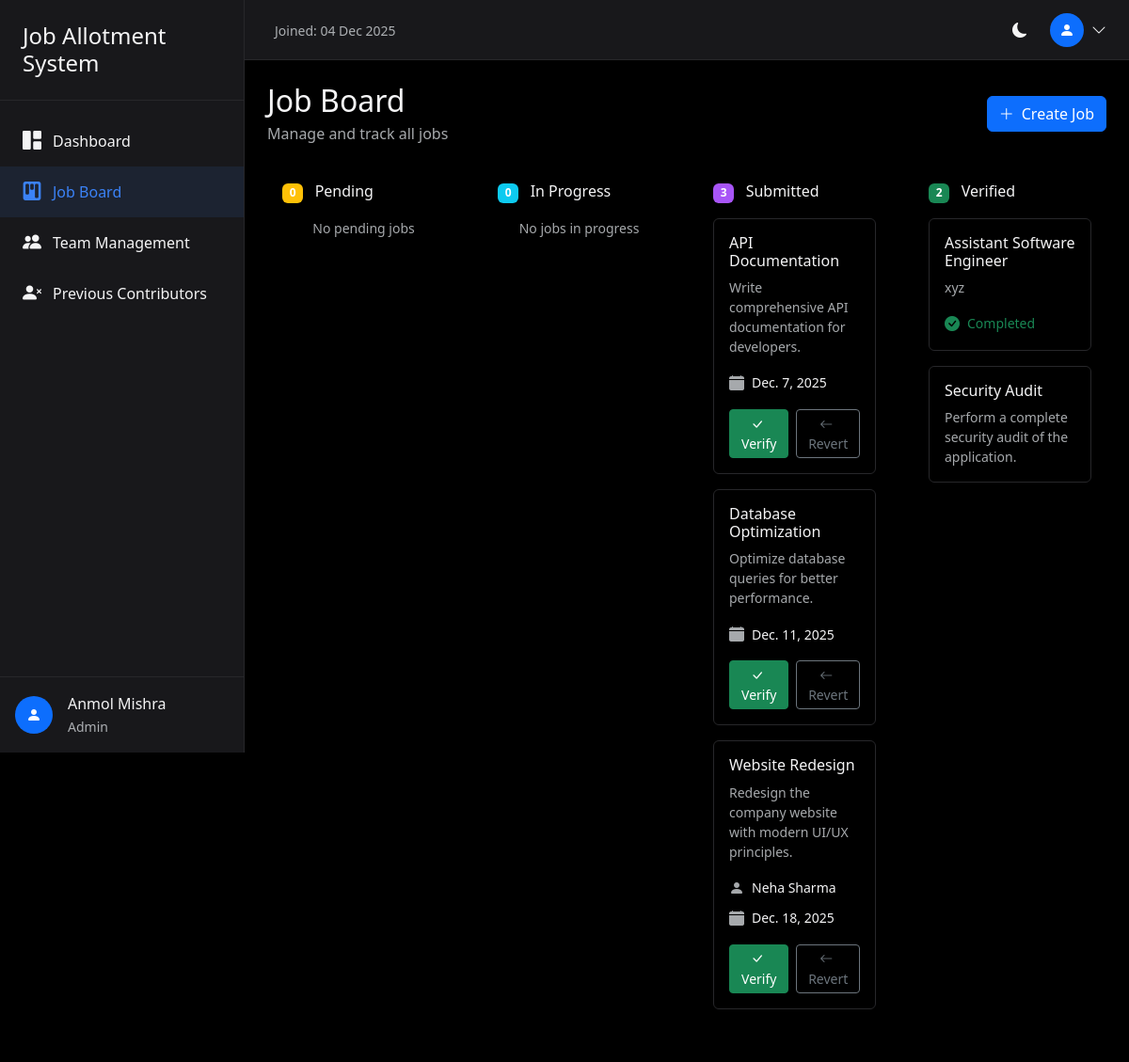
The app's page /jobs/ (signed in), older data.
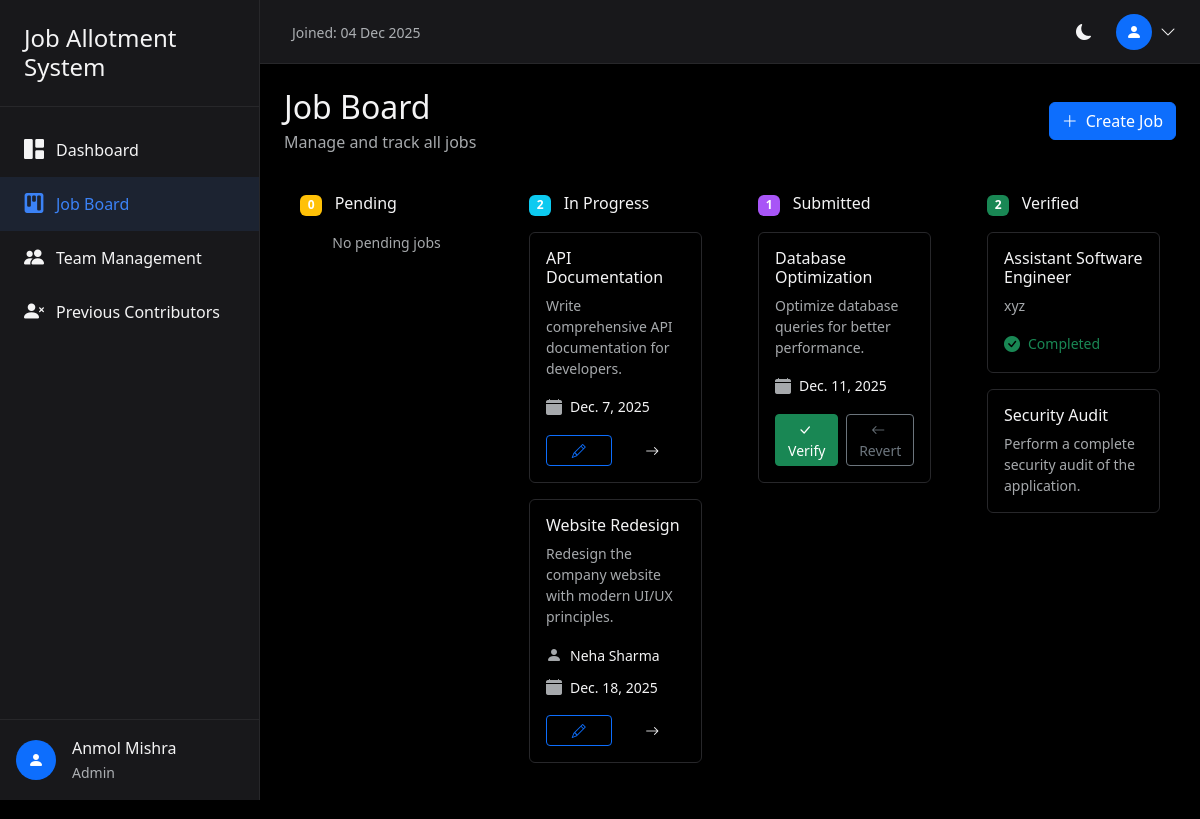
The same page, newer data.
### core/models.py (models this page shows, shortened)
class CustomUser(AbstractUser):
    role = models.CharField(
        max_length=20,
        choices=UserRole.choices,
        default=UserRole.EMPLOYEE
    )
    full_name = models.CharField(max_length=255, blank=True)
    phone = models.CharField(max_length=20, blank=True)
    salary = models.DecimalField(
        max_digits=10,
        decimal_places=2,
        default=45000.00
    )
    rating = models.IntegerField(
        default=5,
        validators=[MinValueValidator(1), MaxValueValidator(5)]
    )
    is_deleted = models.BooleanField(default=False)
    created_at = models.DateTimeField(auto_now_add=True)
    updated_at = models.DateTimeField(auto_now=True)
    class Meta:
        ordering = ['-created_at']

class Job(models.Model):
    title = models.CharField(max_length=255)
    description = models.TextField(blank=True)
    assigned_to = models.ForeignKey(
        CustomUser,
        on_delete=models.SET_NULL,
        null=True,
        blank=True,
        related_name='assigned_jobs'
    )
    created_by = models.ForeignKey(
        CustomUser,
        on_delete=models.SET_NULL,
        null=True,
        related_name='created_jobs'
    )
    status = models.CharField(
        max_length=20,
        choices=JobStatus.choices,
        default=JobStatus.PENDING
    )
    due_date = models.DateField(null=True, blank=True)
    created_at = models.DateTimeField(auto_now_add=True)
    updated_at = models.DateTimeField(auto_now=True)
    completed_at = models.DateTimeField(null=True, blank=True)
    class Meta:
        ordering = ['-created_at']

### core/views.py (the view)
# urls.py: path('jobs/', views.job_board, name='job_board'),
@login_required
def job_board(request):
    user = request.user
    if user.role == UserRole.EMPLOYEE:
        messages.error(request, 'Access denied.')
        return redirect('my_jobs')
    jobs = Job.objects.select_related('assigned_to', 'created_by').all()
    employees = CustomUser.objects.filter(role=UserRole.EMPLOYEE, is_deleted=False)
    pending_jobs = jobs.filter(status=JobStatus.PENDING)
    in_progress_jobs = jobs.filter(status=JobStatus.IN_PROGRESS)
    submitted_jobs = jobs.filter(status=JobStatus.SUBMITTED)
    verified_jobs = jobs.filter(status=JobStatus.VERIFIED)
    context = {
        'pending_jobs': pending_jobs,
        'in_progress_jobs': in_progress_jobs,
        'submitted_jobs': submitted_jobs,
        'verified_jobs': verified_jobs,
        'employees': employees,
    }
    return render(request, 'job_board.html', context)

### templates/job_board.html (shortened to what this page needs)
{% extends 'base.html' %}
{% block content %}
<div class="d-flex justify-content-between align-items-center mb-4">
    <div>
        <h2 class="mb-1">Job Board</h2>
        <p class="text-muted mb-0">Manage and track all jobs</p>
    </div>
    <a href="{% url 'job_create' %}" class="btn btn-primary">
        <i class="bi bi-plus-lg me-2"></i>Create Job
    </a>
</div>
<div class="row g-4">
    <div class="col-lg-3">
        <div class="kanban-column">
            <div class="d-flex align-items-center justify-content-between mb-3">
                <h6 class="mb-0">
                    <span class="badge bg-warning me-2">{{ pending_jobs.count }}</span>
                    Pending
                </h6>
            </div>
            {% for job in pending_jobs %}
            <div class="card job-card mb-3">
                <div class="card-body">
                    <h6 class="card-title">{{ job.title }}</h6>
                    <p class="card-text small text-muted">{{ job.description|truncatewords:15 }}</p>
                    {% if job.assigned_to %}
                    <div class="d-flex align-items-center mb-2">
                        <i class="bi bi-person-fill me-2 text-muted"></i>
                        <span class="small">{{ job.assigned_to.full_name|default:job.assigned_to.username }}</span>
                        {% if job.assigned_to.is_deleted %}
                        <span class="terminated-badge ms-2">Terminated</span>
                        {% endif %}
                    </div>
                    {% endif %}
                    {% if job.due_date %}
                    <div class="d-flex align-items-center mb-2">
                        <i class="bi bi-calendar-fill me-2 text-muted"></i>
                        <span class="small">{{ job.due_date }}</span>
                    </div>
                    {% endif %}
                    <div class="d-flex gap-2 mt-3">
                        <a href="{% url 'job_edit' job.id %}" class="btn btn-sm btn-outline-primary flex-grow-1">
                            <i class="bi bi-pencil"></i>
                        </a>
                        <form method="post" action="{% url 'job_update_status' job.id %}" class="flex-grow-1">
                            {% csrf_token %}
                            <input type="hidden" name="status" value="IN_PROGRESS">
                            <button type="submit" class="btn btn-sm btn-outline-info w-100">
                                <i class="bi bi-arrow-right"></i>
                            </button>
                        </form>
                        <a href="{% url 'job_delete' job.id %}" class="btn btn-sm btn-outline-danger" onclick="return confirm('Are you sure you want to delete this job?')">
                            <i class="bi bi-trash"></i>
                        </a>
                    </div>
                </div>
            </div>
            {% empty %}
            <p class="text-muted text-center small">No pending jobs</p>
            {% endfor %}
        </div>
    </div>
    <div class="col-lg-3">
        <div class="kanban-column">
            <div class="d-flex align-items-center justify-content-between mb-3">
                <h6 class="mb-0">
                    <span class="badge bg-info me-2">{{ in_progress_jobs.count }}</span>
                    In Progress
                </h6>
            </div>
            {% for job in in_progress_jobs %}
            <div class="card job-card mb-3">
                <div class="card-body">
                    <h6 class="card-title">{{ job.title }}</h6>
                    <p class="card-text small text-muted">{{ job.description|truncatewords:15 }}</p>
                    {% if job.assigned_to %}
                    <div class="d-flex align-items-center mb-2">
                        <i class="bi bi-person-fill me-2 text-muted"></i>
                        <span class="small">{{ job.assigned_to.full_name|default:job.assigned_to.username }}</span>
                    </div>
                    {% endif %}
                    {% if job.due_date %}
                    <div class="d-flex align-items-center mb-2">
                        <i class="bi bi-calendar-fill me-2 text-muted"></i>
                        <span class="small">{{ job.due_date }}</span>
                    </div>
                    {% endif %}
                    <div class="d-flex gap-2 mt-3">
                        <a href="{% url 'job_edit' job.id %}" class="btn btn-sm btn-outline-primary flex-grow-1">
                            <i class="bi bi-pencil"></i>
                        </a>
                        <form method="post" action="{% url 'job_update_status' job.id %}" class="flex-grow-1">
                            <button type="submit" class="btn btn-sm btn-outline-purple w-100">
                                <i class="bi bi-arrow-right"></i>
                            </button>
                        </form>
                    </div>
                </div>
            </div>
            {% empty %}
            <p class="text-muted text-center small">No jobs in progress</p>
            {% endfor %}
        </div>
    </div>
    <div class="col-lg-3">
        <div class="kanban-column">
            <div class="d-flex align-items-center justify-content-between mb-3">
                <h6 class="mb-0">
                    <span class="badge bg-purple me-2" style="background-color: #a855f7 !important;">{{ submitted_jobs.count }}</span>
                    Submitted
                </h6>
            </div>
            {% for job in submitted_jobs %}
            <div class="card job-card mb-3">
                <div class="card-body">
                    <h6 class="card-title">{{ job.title }}</h6>
                    <p class="card-text small text-muted">{{ job.description|truncatewords:15 }}</p>
                    {% if job.assigned_to %}
                    <div class="d-flex align-items-center mb-2">
                        <i class="bi bi-person-fill me-2 text-muted"></i>
                        <span class="small">{{ job.assigned_to.full_name|default:job.assigned_to.username }}</span>
                    </div>
                    {% endif %}
                    {% if job.due_date %}
                    <div class="d-flex align-items-center mb-2">
                        <i class="bi bi-calendar-fill me-2 text-muted"></i>
                        <span class="small">{{ job.due_date }}</span>
                    </div>
                    {% endif %}
                    <div class="d-flex gap-2 mt-3">
                        <form method="post" action="{% url 'job_update_status' job.id %}" class="flex-grow-1">
                            <button type="submit" class="btn btn-sm btn-success w-100">
                                <i class="bi bi-check-lg me-1"></i>Verify
                            </button>
                        </form>
                        <form method="post" action="{% url 'job_update_status' job.id %}" class="flex-grow-1">
                            <button type="submit" class="btn btn-sm btn-outline-secondary w-100">
                                <i class="bi bi-arrow-left me-1"></i>Revert
                            </button>
                        </form>
                    </div>
                </div>
            </div>
            {% empty %}
            <p class="text-muted text-center small">No submitted jobs</p>
            {% endfor %}
        </div>
    </div>
    <div class="col-lg-3">
        <div class="kanban-column">
            <div class="d-flex align-items-center justify-content-between mb-3">
                <h6 class="mb-0">
                    <span class="badge bg-success me-2">{{ verified_jobs.count }}</span>
                    Verified
                </h6>
            </div>
            {% for job in verified_jobs %}
            <div class="card job-card mb-3">
                <div class="card-body">
                    <h6 class="card-title">{{ job.title }}</h6>
                    <p class="card-text small text-muted">{{ job.description|truncatewords:15 }}</p>
                    {% if job.completed_at %}
                    <div class="d-flex align-items-center">
                        <i class="bi bi-check-circle-fill me-2 text-success"></i>
                        <span class="small text-success">Completed</span>
                    </div>
                    {% endif %}
                </div>
            </div>
            {% empty %}
            <p class="text-muted text-center small">No verified jobs</p>
            {% endfor %}
        </div>
    </div>
</div>
{% endblock %}

### templates/base.html (shortened to what this page needs)
<!DOCTYPE html>
<html lang="en" data-bs-theme="dark">
  <head>
    <link
      href="https://cdn.jsdelivr.net/npm/bootstrap@5.3.2/dist/css/bootstrap.min.css"
      rel="stylesheet"
    />
    <link
      href="https://cdn.jsdelivr.net/npm/bootstrap-icons@1.11.1/font/bootstrap-icons.css"
      rel="stylesheet"
    />
  </head>
  <body>
    {% if user.is_authenticated %}
    <aside class="sidebar" id="sidebar">
      <div class="sidebar-header">
        <h4 class="mb-0 d-flex align-items-center">Job Allotment System</h4>
      </div>
      <nav class="sidebar-nav">
        <a
          href="{% url 'dashboard' %}"
          class="nav-link {% if request.resolver_match.url_name == 'dashboard' %}active{% endif %}"
        >
          <i class="bi bi-grid-1x2-fill"></i>
          Dashboard
        </a>
        {% if user.role != 'EMPLOYEE' %}
        <a
          href="{% url 'job_board' %}"
          class="nav-link {% if request.resolver_match.url_name == 'job_board' %}active{% endif %}"
        >
          <i class="bi bi-kanban-fill"></i>
          Job Board
        </a>
        {% endif %}  {% if user.role != 'EMPLOYEE' %}
        <a
          href="{% url 'team_management' %}"
          class="nav-link {% if request.resolver_match.url_name == 'team_management' %}active{% endif %}"
        >
          <i class="bi bi-people-fill"></i>
          Team Management
        </a>
        {% endif %} {% if user.role == 'ADMIN' %}
        <a
          href="{% url 'previous_contributors' %}"
          class="nav-link {% if request.resolver_match.url_name == 'previous_contributors' %}active{% endif %}"
        >
          <i class="bi bi-person-x-fill"></i>
          Previous Contributors
        </a>
        {% endif %}
      </nav>
      <div
        class="position-absolute bottom-0 start-0 end-0 p-3 border-top"
        style="border-color: var(--bs-border-color) !important"
      >
        <div class="d-flex align-items-center">
          <div
            class="rounded-circle bg-primary d-flex align-items-center justify-content-center"
            style="width: 40px; height: 40px"
          >
            <i class="bi bi-person-fill text-white"></i>
          </div>
          <div class="ms-3">
            <div class="fw-medium">
              {{ user.full_name|default:user.username }}
            </div>
            <small class="text-muted">{{ user.get_role_display }}</small>
          </div>
        </div>
      </div>
    </aside>
    <div class="main-wrapper">
      <header class="top-header">
        <div class="ms-2">
          <span class="text-muted small"
            >Joined: {{ user.date_joined|date:"d M Y" }}</span
          >
        </div>
        <div class="d-flex align-items-center gap-3 ms-auto">
          <div class="theme-toggle" onclick="toggleTheme()">
            <i class="bi bi-moon-fill" id="theme-icon"></i>
          </div>
          <div class="dropdown">
            <div
              class="user-dropdown d-flex align-items-center"
              data-bs-toggle="dropdown"
            >
              <div
                class="rounded-circle bg-primary d-flex align-items-center justify-content-center"
                style="width: 36px; height: 36px"
              >
                <i class="bi bi-person-fill text-white"></i>
              </div>
              <i class="bi bi-chevron-down ms-2"></i>
            </div>
          </div>
        </div>
      </header>
      <main class="main-content">
         {% block content %}{% endblock %}
      </main>
    </div>
    {% else %}
    <main>{% block auth_content %}{% endblock %}</main>
    {% endif %}
  </body>
</html>

### templates/base.html (style rules this page uses)
:root { --sidebar-width: 260px; }
[data-bs-theme="dark"] { --bs-body-bg: #000; --bs-body-color: #f4f4f5; --bs-card-bg: #18181b; --bs-border-color: #27272a; }
body { min-height: 100vh; background-color: var(--bs-body-bg); }
.sidebar { width: var(--sidebar-width); position: fixed; top: 0; left: 0; height: 100vh; background-color: var(--bs-card-bg); border-right: 1px solid var(--bs-border-color); z-index: 10; transition: transform 0.3s ease; }
.sidebar-header { padding: 1.5rem; border-bottom: 1px solid var(--bs-border-color); }
.sidebar-nav { padding: 1rem 0; }
.nav-link { display: flex; align-items: center; padding: 0.75rem 1.5rem; color: var(--bs-body-color); text-decoration: none; transition: all 0.2s; }
.nav-link:hover, .nav-link.active { background-color: rgba(59, 130, 246, 0.1); color: #3b82f6; }
.nav-link i { margin-right: 0.75rem; font-size: 1.25rem; }
.main-wrapper { margin-left: var(--sidebar-width); min-height: 100vh; }
.top-header { height: 64px; background-color: var(--bs-card-bg); border-bottom: 1px solid var(--bs-border-color); display: flex; align-items: center; justify-content: space-between; padding: 0 1.5rem; position: sticky; top: 0; z-index: 999; }
.main-content { padding: 1.5rem; }
.card { background-color: var(--bs-card-bg); border: 1px solid var(--bs-border-color); }
.theme-toggle { cursor: pointer; padding: 0.5rem; border-radius: 0.375rem; transition: background-color 0.2s; }
.kanban-column { min-height: 400px; background-color: rgba(0, 0, 0, 0.2); border-radius: 0.5rem; padding: 1rem; }
.job-card { cursor: pointer; transition: transform 0.2s, box-shadow 0.2s; }
.user-dropdown { cursor: pointer; }

Row changes from the older to the newer data that the page shows:
changed Job "API Documentation": moves from the list under "3Submitted" to the list under "2In Progress"
changed Job "Website Redesign": moves from the list under "3Submitted" to the list under "2In Progress"
Text that changed along with them:
{{ in_progress_jobs.count }}: "0" → "2"
{{ submitted_jobs.count }}: "3" → "1"
text no longer shown: "No jobs in progress"
